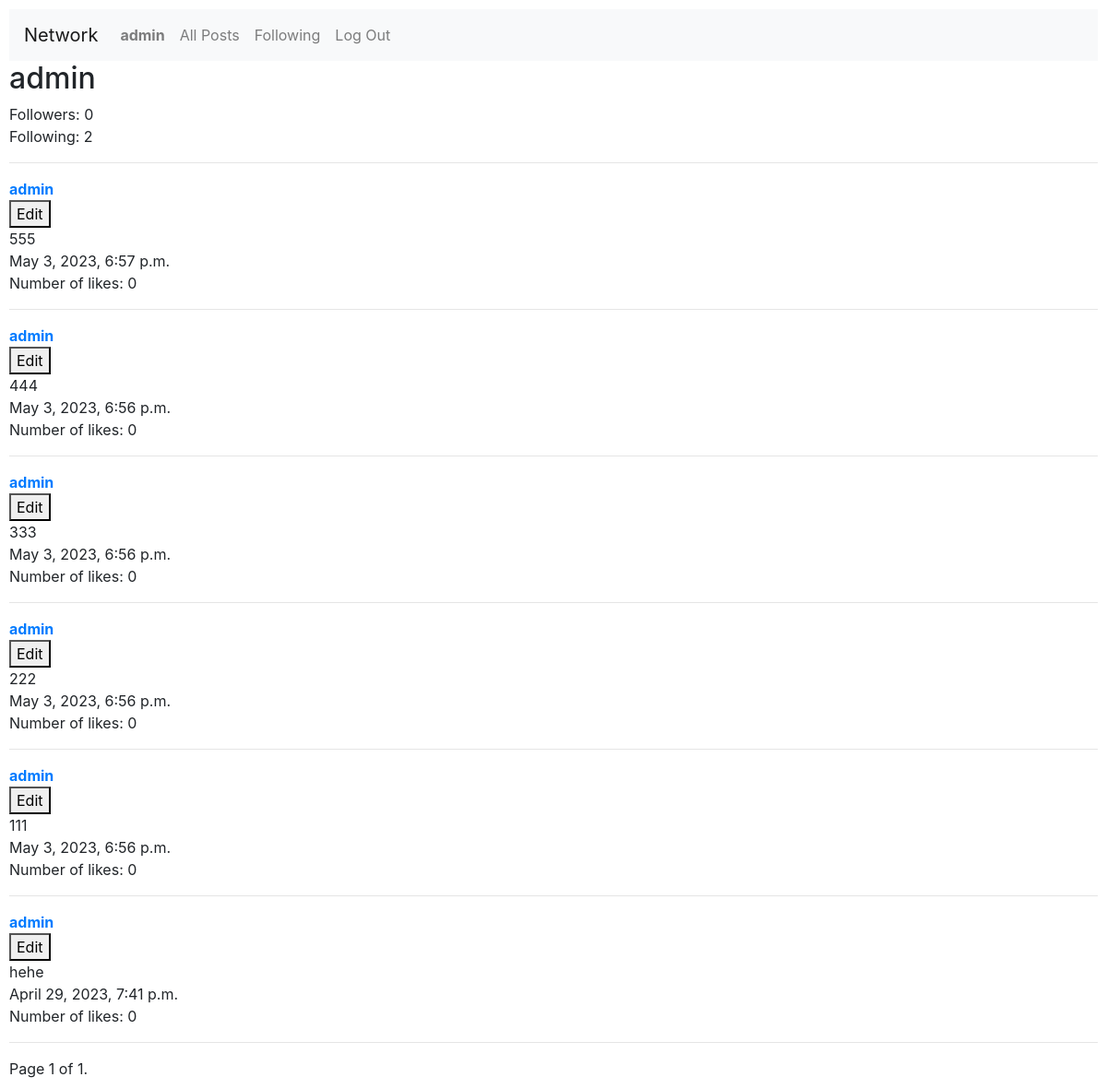
The page /profile/5 (signed in) on the database as committed earlier.
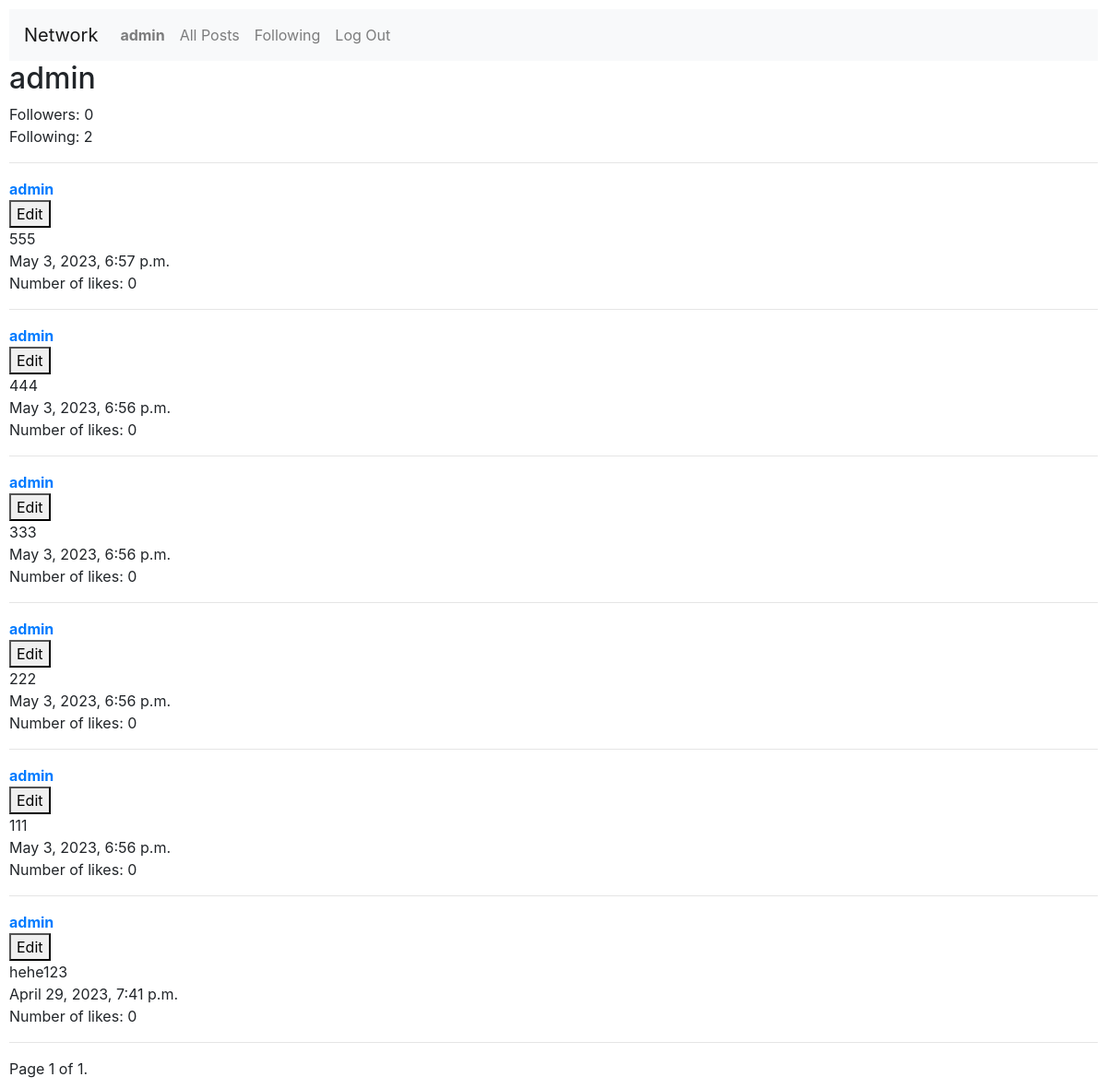
The same page on the database as committed later.
### network/models.py (models this page shows, shortened)
class Post(models.Model):
    user = models.ForeignKey(User, on_delete=models.CASCADE, blank=True, null=True, related_name="post_user")
    content = models.CharField(max_length=280)
    number_of_likes = models.IntegerField(default=0)
    time = models.DateTimeField(auto_now_add=True)

class User(AbstractUser):
    pass

### network/views.py (the view)
# urls.py: path("profile/<int:profile_id>", views.profile, name="profile"),
def profile(request, profile_id):
        all_user_posts = Post.objects.filter(user=profile_id).order_by("-time")
        number_of_posts = len(all_user_posts)
        user = User.objects.get(id=request.user.id)
        profile = User.objects.get(id=profile_id)
        followers = Follow.objects.filter(following=profile_id)
        follower_list = []
        for follower in followers:
            follower_list.append(follower.user)
        if user in follower_list:
            is_following = True
        else:
            is_following = False
        following = Follow.objects.filter(user=profile_id)
        page_obj = get_page_objects(request, all_user_posts)
        return render(request, "network/profile.html", {
            "user": user,
            "profile": profile,
            "is_following": is_following,
            "followers_count": len(followers),
            "following_count": len(following),
            "page_obj": page_obj,
            "number_of_posts": number_of_posts
        })

### network/utils.py (called while the page is built)
def get_page_objects(request, posts):
    paginator = Paginator(posts, 10)
    page_number = request.GET.get("page")
    page_obj = paginator.get_page(page_number)
    return page_obj

### network/templates/network/profile.html (shortened to what this page needs)
{% extends "network/layout.html" %}
{% block body %}
    <h2>{{ profile.username }}</h2>
    <div>
        Followers: {{ followers_count }}
    </div>
    <div>
        Following: {{ following_count }}
    </div>
    <hr>
    {% include "network/posts.html" %}
{% endblock %}

### network/templates/network/posts.html (shortened to what this page needs)
{% load static %}
{% if number_of_posts > 0 %}
    {% for post in page_obj %}
        <div>
            <div>
                <a href="{% url 'profile' profile_id=post.user.id %}"><strong>{{ post.user }}</strong></a>
            </div>
            {% if user.is_authenticated and user.id == post.user.id %}
                <div id="edit-div-{{ post.id }}">
                    <button id="edit-btn-{{ post.id }}">Edit</button>
                </div>
            {% endif %}
            <div id="content-div-{{ post.id }}-saved">
                {{ post.content }}
            </div>
            <div>
                {{ post.time }}
            </div>
            <div>
                Number of likes: {{ post.number_of_likes }}
            </div>
            <hr>
        </div>
    {% endfor %}
{% else %}
    No active posts
{% endif %}
<div class="pagination">
    <span class="step-links">
        <span class="current">
            Page {{ page_obj.number }} of {{ page_obj.paginator.num_pages }}.
        </span>
    </span>
</div>

Rows that differ between the two databases and show on the page:
changed Post: content "hehe" → "hehe123"
